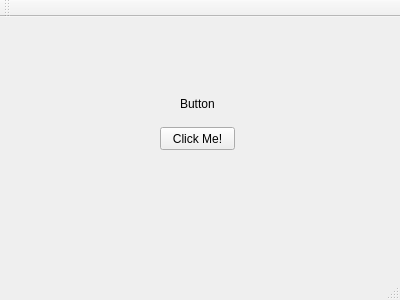
<?xml version="1.0" encoding="UTF-8"?>
<ui version="4.0">
 <class>MainWindow</class>
 <widget class="QMainWindow" name="MainWindow">
  <property name="geometry">
   <rect>
    <x>0</x>
    <y>0</y>
    <width>400</width>
    <height>300</height>
   </rect>
  </property>
  <property name="windowTitle">
   <string>MainWindow</string>
  </property>
  <widget class="QWidget" name="centralWidget">
   <widget class="QPushButton" name="pushButton">
    <property name="geometry">
     <rect>
      <x>160</x>
      <y>110</y>
      <width>75</width>
      <height>23</height>
     </rect>
    </property>
    <property name="text">
     <string>Click Me!</string>
    </property>
   </widget>
   <widget class="QLabel" name="label">
    <property name="geometry">
     <rect>
      <x>180</x>
      <y>80</y>
      <width>47</width>
      <height>13</height>
     </rect>
    </property>
    <property name="text">
     <string>Button</string>
    </property>
   </widget>
  </widget>
  <widget class="QMenuBar" name="menuBar">
   <property name="geometry">
    <rect>
     <x>0</x>
     <y>0</y>
     <width>400</width>
     <height>21</height>
    </rect>
   </property>
  </widget>
  <widget class="QToolBar" name="mainToolBar">
   <attribute name="toolBarArea">
    <enum>TopToolBarArea</enum>
   </attribute>
   <attribute name="toolBarBreak">
    <bool>false</bool>
   </attribute>
  </widget>
  <widget class="QStatusBar" name="statusBar"/>
 </widget>
 <layoutdefault spacing="6" margin="11"/>
 <resources/>
 <connections/>
</ui>
